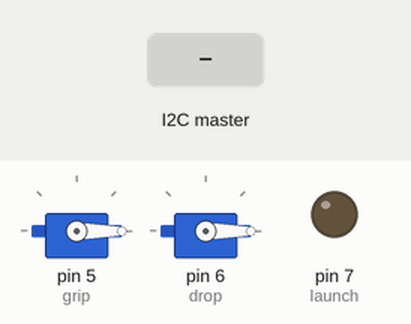
Recording of a sketch running on a simulated Arduino Uno, built with avr-gcc and run on an emulated ATmega328P. Parts: 2 × servo, output pins drawn as LEDs (lit = HIGH). The inputs (shaded band) are chosen by the test bench.

Above: at 1.2 s.
1.3 s: the I2C master sends the byte 1
At 1.6 s:
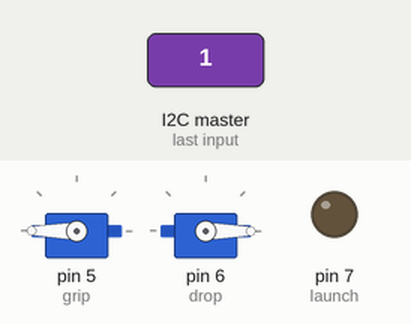
2.8 s: the I2C master sends the byte 0
At 4.0 s:
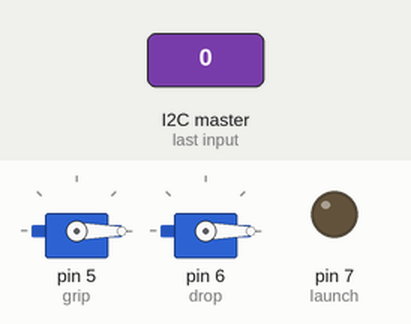
Timing chart, 0 to 5.8 s (numbered marks = the images above; inputs shaded):
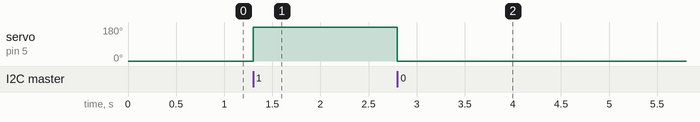

The sketch:

Actuator_Control_Board.ino
```cpp
#include <Wire.h>
#include<Servo.h>

Servo grip, drop;
int launch = 7;
int dropval = 180, gripval = 180;
int input[3] = {0, 0, 0};

void setup() {

  Wire.begin(3);
  Wire.onReceive(receiveEvent);
  Serial.begin(9600);
  pinMode(launch, OUTPUT);
  grip.attach(5);
  drop.attach(6);
  grip.write(0);
  drop.write(0);
  digitalWrite(launch, LOW);

}

void loop() {

  if (input[0] == 1)
  {
    grip.write(gripval);
  }
  else if (input[0] == 0)
  {
    grip.write(0);
  }

  if (input[1] == 1)
  {
    drop.write(dropval);
  }
  else if (input[1] == 0)
  {
    drop.write(0);
  }
  if(input[2] == 1)
  {
    digitalWrite(launch, HIGH);
  }
  else if(input[2] == 0)
  {
    digitalWrite(launch, LOW);
  }
}

void receiveEvent(int howmany){
 for(int i =0; i < howmany; i++)
 {
  input[i] = Wire.read();
 }

}
```

Measured:
- after the input at 1.3 s, servo on pin 5 (grip): 0° → 180° at once
- after the input at 2.8 s, servo on pin 5 (grip): 180° → 0° at once
